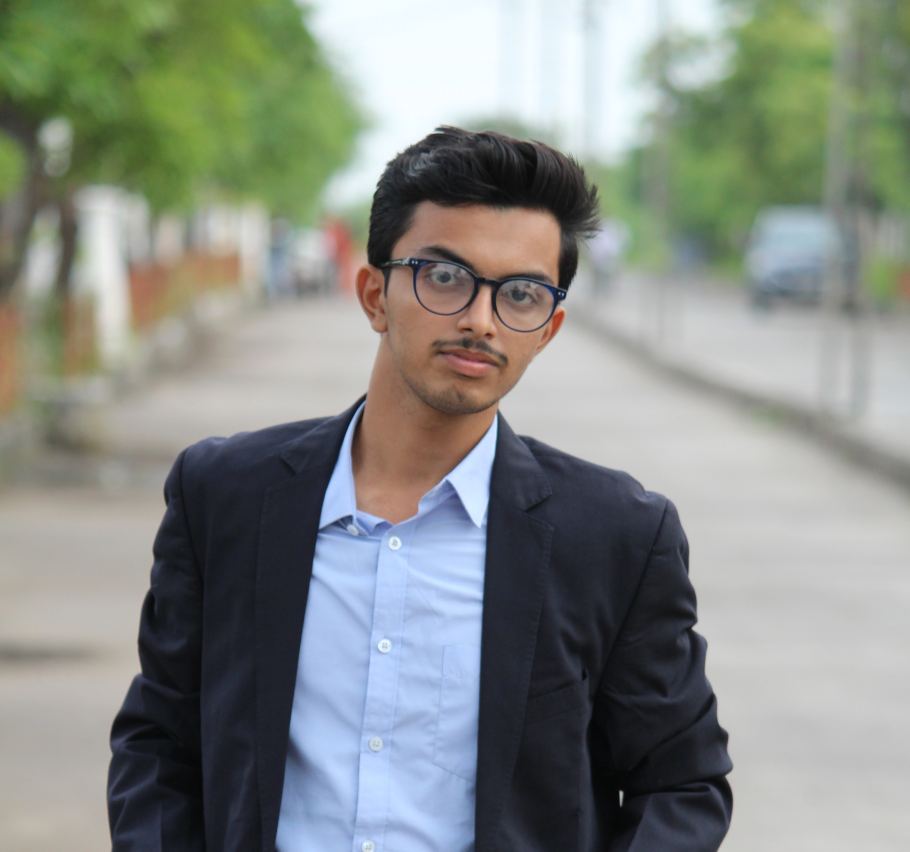
#> input picture dump/divyesh.jpg, 2729 x 2554 px (shown at 1/3 size)
$ python -i imgCrop.py   (imports and definitions only)   (Python 2 division)
#> lines starting #> are read from the running program, lines starting #| are printed output that depends on the picture
a =   {
                    "id": 13,
                    "device_name": "13-Light 3",
                    "crop_image_path": "/static/image/upload_image/3_My_Testing_Room_K5HE8B.png",
                    "moveto": "false",
                    "shape_type": "circle",
                    "isInteractive": "true",
                    "record_id": "3",
                    "real_img_x": 378,
                    "real_img_y": 15,
                    "real_img_r": 49,
                    "real_img_width": 98,
                    "real_img_height": 98,
                    "real_img_mx": "430",
                    "real_img_my": "67"
                  }
import cv2
import numpy as np
import os.path
from PIL import Image
from itertools import islice
import string
import random
import time
def id_generator(size=6, chars=string.ascii_uppercase + string.digits + string.ascii_lowercase):
    return ''.join(random.choice(chars) for _ in range(size))

def cropImage(data):
    # crid = croparea_max_index(data["floor_id"],data['departments_id'],data['subarea_id'])
    rand_string = str(id_generator())
    image_for_crop = str(data["arae_name"]).replace(" ","_")
    image_name = data["record_id"]+"_"+image_for_crop+"_"+rand_string+".png"
    image_name_demo = data["record_id"]+"_"+image_for_crop+"_demo_"+rand_string+".png"

    upload_img_path = os.path.dirname(os.path.realpath('static'))+"/static/image/upload_image"
    # path = str(data['img_path']).partition("8090")[2][:-1]
    path_tuple = str(data['img_path']).partition("8090")
    if '8090' in path_tuple:
        img_path = os.path.dirname(os.path.realpath('static'))+str(data['img_path']).partition("8090")[2][:-1]
    else:
        img_path = os.path.dirname(os.path.realpath('static'))+str(data['img_path']).partition("ngrok.io")[2][:-1]
    # img_path = os.path.dirname(os.path.realpath('static'))+str(data['img_path']).partition("8090")[2][:-1]
    interactive_areas = []
    if data["shape_type"]=="polygon":
        if(data["points"] != ''):

            points=str(data['points'])
            points_lst = points.split(" ")

            while("" in points_lst) :
                points_lst.remove("")

            p_lst = []
            for i in range(len(points_lst)):
                p_lst.append(int(points_lst[i]))

            length_to_split = []
            for i in range(int(len(points_lst))//2):
                # print(i)
                length_to_split.append(2)

            Inputt = iter(p_lst)
            Output = [list(islice(Inputt, elem))
            for elem in length_to_split]


            img = cv2.imread(img_path)

            newsize = (data['img_width'], data['img_height'])
            img = cv2.resize(img,newsize)
            pts = np.array(Output)

            ## (1) Crop the bounding rect
            rect = cv2.boundingRect(pts)
            x,y,w,h = rect
            croped = img[y:y+h, x:x+w].copy()

            ## (2) make mask
            pts = pts - pts.min(axis=0)
            mask = np.zeros(croped.shape[:2], np.uint8)
            cv2.drawContours(mask, [pts], -1, (255, 0, 0, 0), -1, cv2.LINE_AA)
            ## (3) do bit-op
            dst = cv2.bitwise_and(croped, croped, mask=mask)

            cv2.imwrite(upload_img_path+"/"+image_name_demo, dst)
            time.sleep(1)
            img = Image.open(upload_img_path+"/"+image_name_demo)
            rgba = img.convert("RGBA")
            datas = rgba.getdata()

            newData = []
            for item in datas:
                if item[0] == 0 and item[1] == 0 and item[2] == 0: # finding black colour by its RGB value
                    # storing a transparent value when we find a black colour
                    newData.append((255, 255, 255, 0))
                else:
                    newData.append(item) # other colours remain unchanged

            rgba.putdata(newData)
            rgba.save(upload_img_path+"/"+image_name, "PNG")
            time.sleep(1)


            obj = {
                "record_id": data["record_id"],
                "real_img_x":x,
                "real_img_y":y,
                "real_img_width":w,
                "real_img_height":h,
                "real_img_pints":data["points"]
            }
    if data["shape_type"] == "rectangle":
        # print(data)
        img = cv2.imread(img_path)
        x = int(float(data['rect_mx']))
        y= int(float(data['rect_my']))
        w= int(data['rect_width'])
        h= int(data['rect_height'])
        # print("x:",x,"   y:",y,"    w:",w,"     h:",h)
        newsize = (data['img_width'], data['img_height'])
        img = cv2.resize(img,newsize)
        croped = img[y:y+h, x:x+w]

        cv2.imwrite(upload_img_path+"/"+image_name_demo, croped)
        time.sleep(1)
        img = Image.open(upload_img_path+"/"+image_name_demo)
        rgba = img.convert("RGBA")
        datas = rgba.getdata()

        newData = []
        for item in datas:
            if item[0] == 0 and item[1] == 0 and item[2] == 0: # finding black colour by its RGB value
                # storing a transparent value when we find a black colour
                newData.append((255, 255, 255, 0))
            else:
                newData.append(item) # other colours remain unchanged

        rgba.putdata(newData)
        rgba.save(upload_img_path+"/"+image_name, "PNG")
        time.sleep(1)

        obj = {
                "record_id": data["record_id"],
                "real_img_x":x,
                "real_img_y":y,
                "real_img_width":w,
                "real_img_height":h,
                "real_img_mx":data["rect_mx"],
                "real_img_my":data["rect_my"]
            }

    if data["shape_type"] == "circle":
        img = cv2.imread(img_path,cv2.IMREAD_COLOR)
        x = int(float(data['circle_cx']))
        y= int(float(data['circle_cy']))
        r= int(data['circle_r'])
        # print("x:",x,"   y:",y,"    r:",r)
        x = x-r
        y = y-r
        # print("x:",x,"   y:",y,"    r:",r)
        newsize = (data['img_width'], data['img_height'])


        img = cv2.resize(img,newsize)
        # crop image as a square
        img = img[y:y+r*2, x:x+r*2]
        # create a mask
        # cv2.imshow("Image Croped",img)
        mask = np.full((img.shape[0], img.shape[1]), 0, dtype=np.uint8)
        # create circle mask, center, radius, fill color, size of the border
        cv2.circle(mask,(r,r), r, (255,255,255),-1)
        # get only the inside pixels
        fg = cv2.bitwise_or(img, img, mask=mask)

        mask = cv2.bitwise_not(mask)
        background = np.full(img.shape, 0, dtype=np.uint8)
        bk = cv2.bitwise_or(background, background, mask=mask)
        final = cv2.bitwise_or(fg, bk)
        # cv2.imshow('image',final)
        # cv2.waitKey(0)
        # cv2.destroyAllWindows()
        cv2.imwrite(upload_img_path+"/"+image_name_demo, final)
        time.sleep(1)
        img = Image.open(upload_img_path+"/"+image_name_demo)
        rgba = img.convert("RGBA")
        datas = rgba.getdata()

        newData = []
        for item in datas:
            if item[0] == 0 and item[1] == 0 and item[2] == 0: # finding black colour by its RGB value
                # storing a transparent value when we find a black colour
                newData.append((255, 255, 255, 0))
            else:
                newData.append(item) # other colours remain unchanged

        rgba.putdata(newData)
        rgba.save(upload_img_path+"/"+image_name, "PNG")
        time.sleep(1)

        wh = r + r
        new_x =  int(float(data['circle_cx'])) - int(r)
        new_y = int(float(data['circle_cy'])) - int(r)
        obj = {
                "record_id": data["record_id"],
                "real_img_x":new_x,
                "real_img_y":new_y,
                "real_img_r":r,
                "real_img_width":wh,
                "real_img_height":wh,
                "real_img_mx":data["circle_mx"],
                "real_img_my":data["circle_my"]
            }

    if data["shape_type"] == "ellipse":

        img = cv2.imread(img_path,cv2.IMREAD_COLOR)

        rows = int(data['Ellipse_cx'])
        cols = int(data['Ellipse_cy'])
        rx = int(data['Ellipse_rx'])
        ry = int(data['Ellipse_ry'])
        x = int(data['Ellipse_cx'])
        y = int(data['Ellipse_cy'])
        newsize = (data['img_width'], data['img_height'])
        img = cv2.resize(img,newsize)

        mask = np.zeros_like(img)
        mask =cv2.ellipse(mask, (rows,cols), (rx,ry), 0., 0.,360, (255,255,255),-1)
        result = np.bitwise_and(img,mask)

        x = x-rx
        y = y-ry
        result = result[y:y+ry*2, x:x+rx*2]
        # cv2.imshow("result",result)
        # cv2.waitKey(0)
        # cv2.destroyAllWindows()
        cv2.imwrite(upload_img_path+"/"+image_name_demo, result)
        time.sleep(1)
        img = Image.open(upload_img_path+"/"+image_name_demo)
        rgba = img.convert("RGBA")
        datas = rgba.getdata()

        newData = []
        for item in datas:
            if item[0] == 0 and item[1] == 0 and item[2] == 0: # finding black colour by its RGB value
                # storing a transparent value when we find a black colour
                newData.append((255, 255, 255, 0))
            else:
                newData.append(item) # other colours remain unchanged

        rgba.putdata(newData)
        rgba.save(upload_img_path+"/"+image_name, "PNG")
        time.sleep(1)
        hi = ry + ry
        wi = rx + rx
        mx = int(data["Ellipse_cx"]) - int(data["Ellipse_rx"])
        my = int(data["Ellipse_cy"]) - int(data["Ellipse_ry"])
        obj = {
                "record_id": data["record_id"],
                "real_img_x":mx,
                "real_img_y":my,
                "real_img_rx":int(data["Ellipse_rx"]),
                "real_img_ry":int(data["Ellipse_ry"]),
                "real_img_width":wi,
                "real_img_height":hi,
                "real_img_mx":data["Ellipse_mx"],
                "real_img_my":data["Ellipse_my"]
            }
    sub_area_instance = SubArea.objects.get(id=int(data['subarea_id']))
    all_coppped_area = CroppedArea.objects.filter(sub_area__id=int(data['subarea_id'])).order_by('-index_number')
    if all_coppped_area:
        index_number = all_coppped_area[0].index_number+1
    else:
        index_number = 1
    crop_instance = CroppedArea(device_name=data["device_name"],crop_image_path="/static/image/upload_image/"+image_name,moveto=data["moveto"],shape_type=data["shape_type"],isInteractive=data["isInteractive"],crop_object=obj,sub_area=sub_area_instance,index_number=index_number)
    crop_instance.save()
    crop_instance.device_name = str(crop_instance.id)+'-'+data["device_name"]
    crop_instance.save()

# 30/01/2023 minesh
# [41 lines left out: function deleteArea, not called in this run]

>>> import cv2
>>> picture = cv2.imread('divyesh.jpg', cv2.IMREAD_GRAYSCALE)
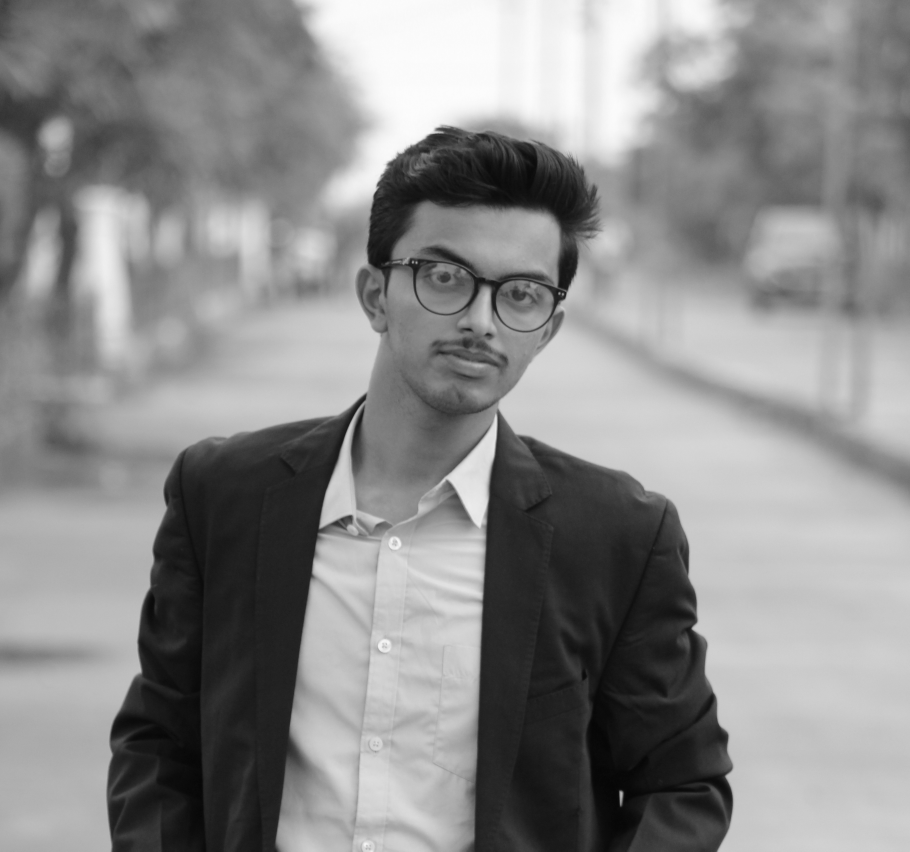
#> picture: shape (2554, 2729) (shown at 1/3 size); min 3, max 254, mean 138.5
>>> result = cropImage(picture)
#> (the run stopped early here; a loop or call above may not have finished)
